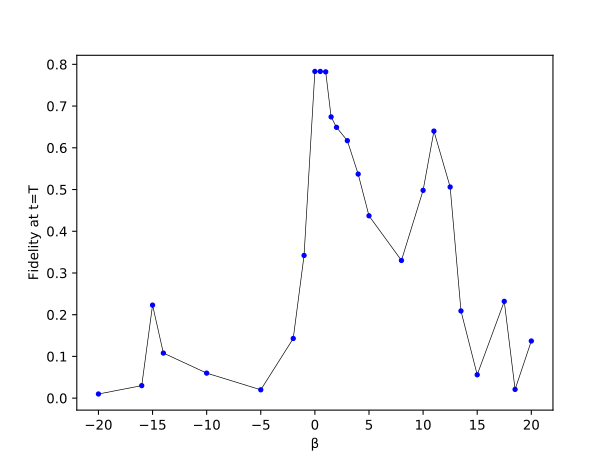

Generate this figure with Python:
import matplotlib.pyplot as plt

beta = [-20, -16, -15,-14,-10,-5,-2,-1,0,0.5,1 ,1.5,2,3,4,5,8,10,11 ,12.5 ,13.5,15 ,17.5 ,18.5 ,20 ]
F = [0.01,0.03,0.223,0.108,0.06,0.02,0.143,0.342,0.783,0.783,0.782,0.674,0.649,0.617,0.537,0.437,0.33,0.498,0.64,0.506,0.209,0.056,0.232,0.021,0.137
]

minb = -20
maxb = 20
plt.plot(beta,F, 'k-', linewidth=0.5)
plt.plot(beta,F, 'b.')
#plt.plot([2*minb, 2*maxb], [0.783, 0.783], 'r--')
plt.xlabel("β")
plt.ylabel("Fidelity at t=T")
plt.xlim(-22, 22)

filename = "beta"
plt.savefig(filename+".pdf")
plt.savefig(filename+".svg")
plt.savefig(filename+".png")

